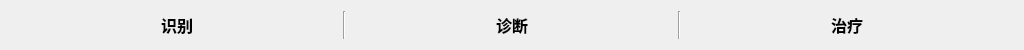
   <widget class="QWidget" name="widget" native="true">
    <property name="geometry">
     <rect>
      <x>250</x>
      <y>130</y>
      <width>1024</width>
      <height>50</height>
     </rect>
    </property>
    <property name="font">
     <font>
      <pointsize>10</pointsize>
     </font>
    </property>
    <layout class="QHBoxLayout" name="horizontalLayout">
     <property name="spacing">
      <number>0</number>
     </property>
     <item>
      <widget class="QPushButton" name="recognizers">
       <property name="font">
        <font>
         <pointsize>12</pointsize>
         <weight>75</weight>
         <bold>true</bold>
        </font>
       </property>
       <property name="styleSheet">
        <string notr="true">QPushButton {
	border: none;
}

QPushButton:focus{
	color: rgb(186, 186, 186);
}</string>
       </property>
       <property name="text">
        <string>识别</string>
       </property>
      </widget>
     </item>
     <item>
      <widget class="Line" name="line">
       <property name="orientation">
        <enum>Qt::Vertical</enum>
       </property>
      </widget>
     </item>
     <item>
      <widget class="QPushButton" name="diagnosers">
       <property name="font">
        <font>
         <pointsize>12</pointsize>
         <weight>75</weight>
         <bold>true</bold>
        </font>
       </property>
       <property name="styleSheet">
        <string notr="true">QPushButton {
	border: none;
}

QPushButton:focus{
	color: rgb(186, 186, 186);
}</string>
       </property>
       <property name="text">
        <string>诊断</string>
       </property>
      </widget>
     </item>
     <item>
      <widget class="Line" name="line_2">
       <property name="orientation">
        <enum>Qt::Vertical</enum>
       </property>
      </widget>
     </item>
     <item>
      <widget class="QPushButton" name="treatments">
       <property name="font">
        <font>
         <pointsize>12</pointsize>
         <weight>75</weight>
         <bold>true</bold>
        </font>
       </property>
       <property name="styleSheet">
        <string notr="true">QPushButton {
	border: none;
}

QPushButton:focus{
	color: rgb(186, 186, 186);
}</string>
       </property>
       <property name="text">
        <string>治疗</string>
       </property>
      </widget>
     </item>
    </layout>
   </widget>
